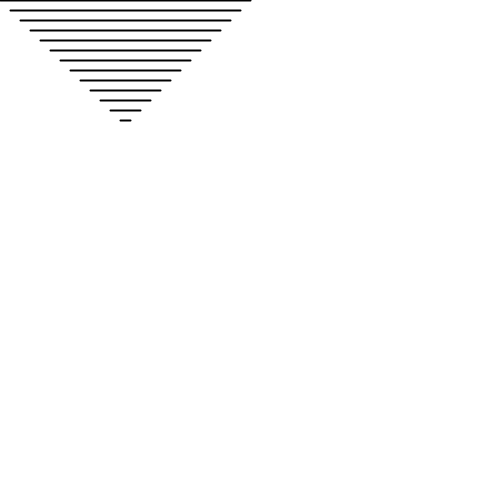
Frame 1 (no input)
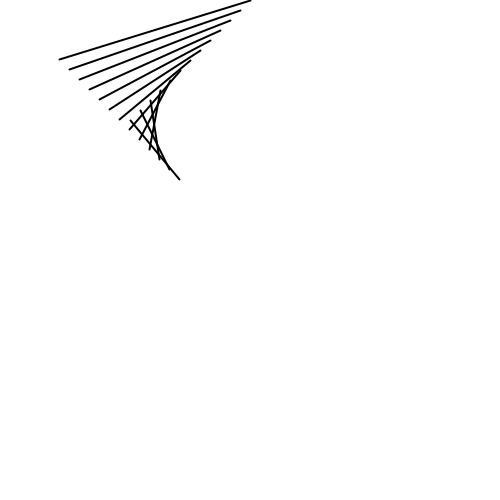
Frame 60 (the mouse pressed at the canvas centre just before this capture)
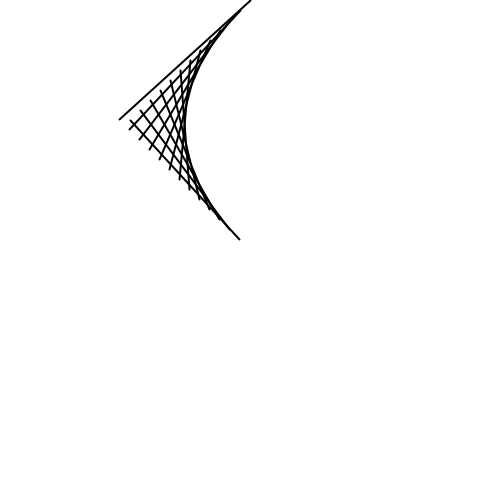
Frame 120 (the mouse held since frame 60 and released just before this capture)

The Processing sketch that drew these frames (run headless with seeded random() and noise(); from frame 60 on, the mouse is pressed at the canvas centre):

// Processing sketch: Final_Residency_Object2RabbitHole
// ── Final_Residency_Object2RabbitHole.pde
Mover mover1 = new Mover();

void setup() {
  size(500,500);
}

void draw() {
  background(255);
  mover1.pointMove();
}

class Mover {
  float pointX = 0;
  float pointY = 0;
  float moveX = 1;
  float moveY = 1;
  
  Mover() {
  }
  
  void pointMove() {
    if (pointX > width/2 || pointX < 0) { 
      moveX = moveX * -1;
    }
    if (pointY > height || pointY < 0) { 
      moveY = moveY * -1;
    }
    stroke(0,255);
    strokeWeight(2);
      for (int i = 0; i < 130; i = i + 10) {
      line(i+pointX,i+pointY, width/2 - i, i);
     }
     //ellipse(pointX,pointY,100,100);
      pointX = pointX + moveX;
      pointY = pointY + moveY;
    //if (pointY > height || pointY < 0) {
      //pointY = (pointY + moveY) * -1;
    //}  
  }
}
  
